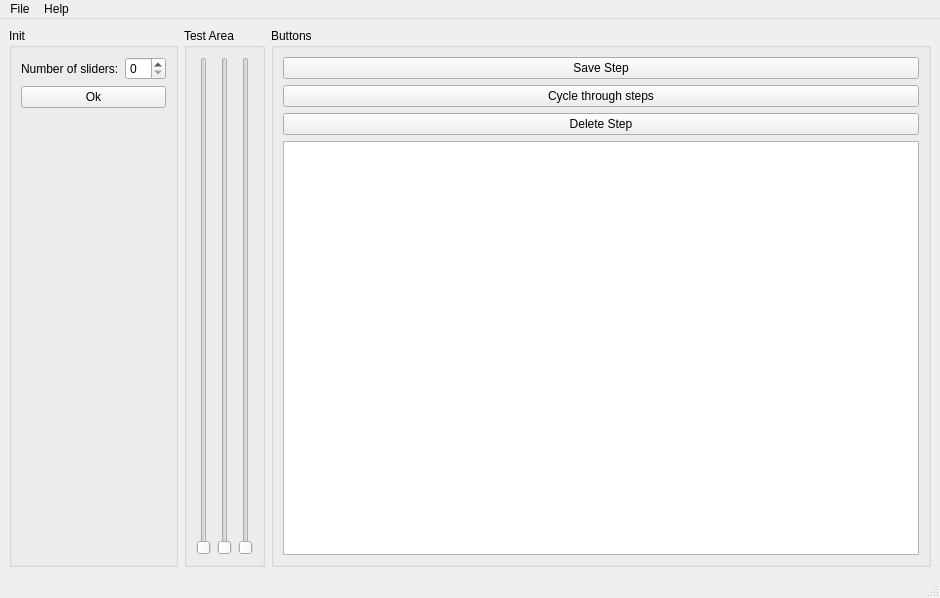
<?xml version="1.0" encoding="UTF-8"?>
<ui version="4.0">
 <class>MainWindow</class>
 <widget class="QMainWindow" name="MainWindow">
  <property name="geometry">
   <rect>
    <x>0</x>
    <y>0</y>
    <width>940</width>
    <height>598</height>
   </rect>
  </property>
  <property name="windowTitle">
   <string>MainWindow</string>
  </property>
  <widget class="QWidget" name="centralwidget">
   <layout class="QHBoxLayout" name="horizontalLayout_2">
    <item>
     <widget class="QGroupBox" name="groupBoxInit">
      <property name="title">
       <string>Init</string>
      </property>
      <layout class="QVBoxLayout" name="verticalLayout">
       <item>
        <layout class="QHBoxLayout" name="horizontalLayout">
         <item>
          <widget class="QLabel" name="label">
           <property name="text">
            <string>Number of sliders:</string>
           </property>
          </widget>
         </item>
         <item>
          <widget class="QSpinBox" name="spinBox"/>
         </item>
        </layout>
       </item>
       <item>
        <widget class="QPushButton" name="pushButton">
         <property name="text">
          <string>Ok</string>
         </property>
        </widget>
       </item>
       <item>
        <spacer name="verticalSpacer">
         <property name="orientation">
          <enum>Qt::Vertical</enum>
         </property>
         <property name="sizeHint" stdset="0">
          <size>
           <width>20</width>
           <height>436</height>
          </size>
         </property>
        </spacer>
       </item>
      </layout>
     </widget>
    </item>
    <item>
     <widget class="QGroupBox" name="groupBoxTestArea">
      <property name="title">
       <string>Test Area</string>
      </property>
      <layout class="QHBoxLayout" name="horizontalLayout_3">
       <item>
        <widget class="QSlider" name="verticalSlider">
         <property name="orientation">
          <enum>Qt::Vertical</enum>
         </property>
        </widget>
       </item>
       <item>
        <widget class="QSlider" name="verticalSlider_2">
         <property name="orientation">
          <enum>Qt::Vertical</enum>
         </property>
        </widget>
       </item>
       <item>
        <widget class="QSlider" name="verticalSlider_3">
         <property name="orientation">
          <enum>Qt::Vertical</enum>
         </property>
        </widget>
       </item>
      </layout>
     </widget>
    </item>
    <item>
     <widget class="QGroupBox" name="groupBoxButtons">
      <property name="title">
       <string>Buttons</string>
      </property>
      <layout class="QVBoxLayout" name="verticalLayout_2">
       <item>
        <widget class="QPushButton" name="pushButton_2">
         <property name="text">
          <string>Save Step</string>
         </property>
        </widget>
       </item>
       <item>
        <widget class="QPushButton" name="pushButton_3">
         <property name="text">
          <string>Cycle through steps</string>
         </property>
        </widget>
       </item>
       <item>
        <widget class="QPushButton" name="pushButton_4">
         <property name="text">
          <string>Delete Step</string>
         </property>
        </widget>
       </item>
       <item>
        <widget class="QListWidget" name="listWidget"/>
       </item>
      </layout>
     </widget>
    </item>
   </layout>
  </widget>
  <widget class="QMenuBar" name="menubar">
   <property name="geometry">
    <rect>
     <x>0</x>
     <y>0</y>
     <width>940</width>
     <height>19</height>
    </rect>
   </property>
   <widget class="QMenu" name="menuFile">
    <property name="title">
     <string>File</string>
    </property>
   </widget>
   <widget class="QMenu" name="menuHelp">
    <property name="title">
     <string>Help</string>
    </property>
   </widget>
   <addaction name="menuFile"/>
   <addaction name="menuHelp"/>
  </widget>
  <widget class="QStatusBar" name="statusbar"/>
 </widget>
 <resources/>
 <connections/>
</ui>
